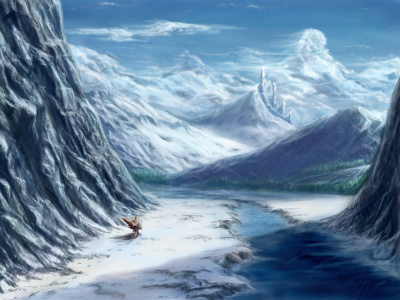
#> input picture Animulandscape.jpg, 400 x 300 px
$ python -i 'WowSeriousssssslyyyy???.py'   (imports and definitions only)   (Python 2 division)
#> lines starting #> are read from the running program, lines starting #| are printed output that depends on the picture
#> further down, picture is the input picture: PIL image 400x300 RGB; mean R, G, B 108.8, 137, 162.5


from PIL import Image, ImageDraw

# [4 lines not run here, left out]
listenergy = []


# [6 lines not run here, left out]
# [1 line that did not run here, left out]
# [1 line that did not run here, left out]
# [1 line that did not run here, left out]
# [1 line that did not run here, left out]


# [161 lines left out: functions testtopmin, seampractice, getridcolor, prseam, not called in this run]


from PIL import Image, ImageDraw
import webbrowser

# [2 lines not run here, left out]
listenergy = []


# [6 lines not run here, left out]
# [1 line that did not run here, left out]
# [1 line that did not run here, left out]
# [1 line that did not run here, left out]


# [57 lines of commented-out code are left out]

# [172 lines left out: functions testtopmin, seampractice, not called in this run]

def getridcolor(pic):
    width,height = pic.size
#> width = 400; height = 300
    newimage = Image.new('RGB', (width, height), (255,0,0))
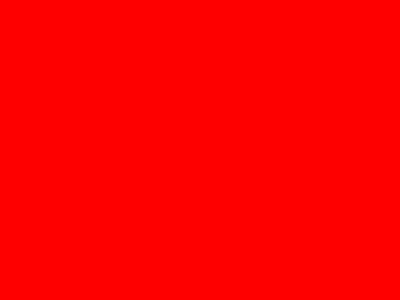
#> newimage: PIL image 400x300 RGB; mean R, G, B 255, 0, 0
    for y in range(height):
        for x in range(width):
            (r,g,b) = pic.getpixel((x, y))
            if (r,g,b) != (255,0,0):
                pass
            else:
                add = 1
                if x == width -1:
                    add = 0
                (r,g,b) = pic.getpixel((x + add,y))
            newimage.putpixel((x,y),(r,g,b))


# [31 lines left out: functions countwhite, prseams, not called in this run]


>>> from PIL import Image
>>> picture = Image.open('Animulandscape.jpg')
>>> result = getridcolor(picture)
